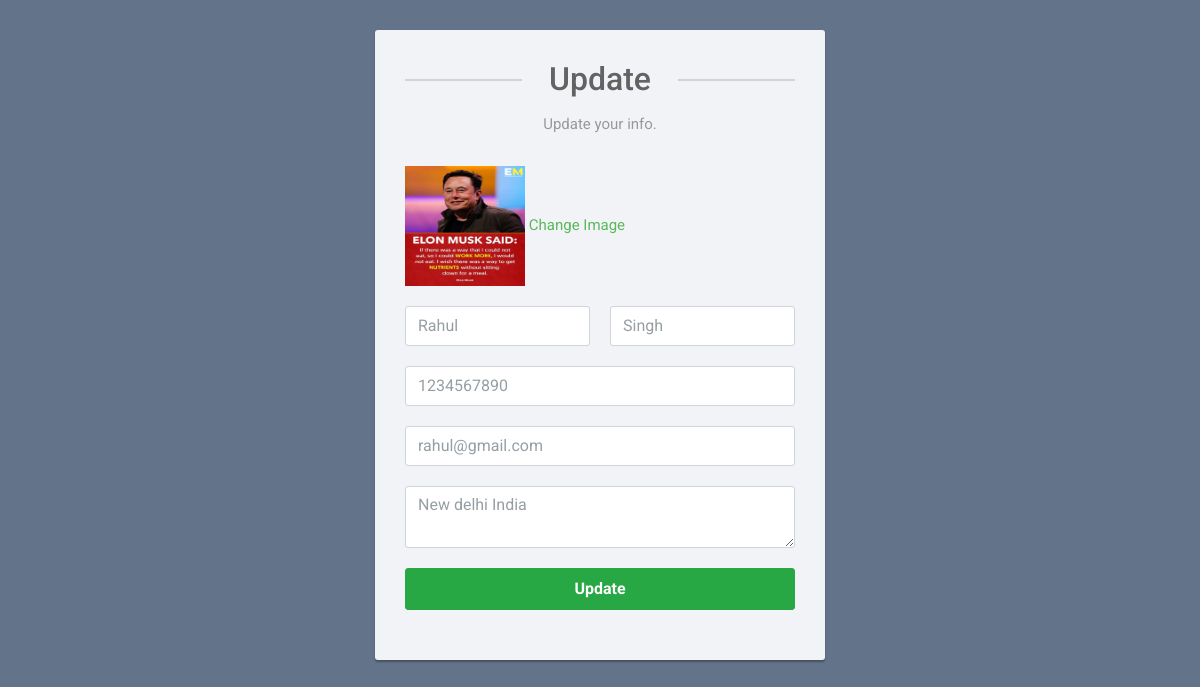
Page /edit.php?editid=10 on the committed database.
### tables this page shows
CREATE TABLE `tblusers` (
  `ID` int(10) NOT NULL,
  `FirstName` varchar(200) DEFAULT NULL,
  `LastName` varchar(200) DEFAULT NULL,
  `MobileNumber` bigint(10) DEFAULT NULL,
  `Email` varchar(200) DEFAULT NULL,
  `Address` mediumtext DEFAULT NULL,
  `ProfilePic` varchar(200) DEFAULT NULL,
  `CreationDate` timestamp NOT NULL DEFAULT current_timestamp() ON UPDATE current_timestamp()
);

### edit.php (the view, shortened to what this page needs)
<?php
include('dbconnection.php');
?>
<!DOCTYPE html>
<html lang="en">
<head>
<link rel="stylesheet" href="https://stackpath.bootstrapcdn.com/bootstrap/4.5.0/css/bootstrap.min.css">
<link rel="stylesheet" href="https://maxcdn.bootstrapcdn.com/font-awesome/4.7.0/css/font-awesome.min.css">
</head>
<body>
<div class="signup-form">
    <form  method="POST">
 <?php
$eid=$_GET['editid'];
$ret=mysqli_query($con,"select * from tblusers where ID='$eid'");
while ($row=mysqli_fetch_array($ret)) {
?>
		<h2>Update </h2>
		<p class="hint-text">Update your info.</p>
	<div class="form-group">
<img src="profilepics/<?php  echo $row['ProfilePic'];?>" width="120" height="120">
<a href="change-image.php?userid=<?php echo $row['ID'];?>">Change Image</a>
		</div>
        <div class="form-group">
			<div class="row">
				<div class="col"><input type="text" class="form-control" name="fname" value="<?php  echo $row['FirstName'];?>" required="true"></div>
				<div class="col"><input type="text" class="form-control" name="lname" value="<?php  echo $row['LastName'];?>" required="true"></div>
			</div>
        </div>
        <div class="form-group">
            <input type="text" class="form-control" name="contactno" value="<?php  echo $row['MobileNumber'];?>" required="true" maxlength="10" pattern="[0-9]+">
        </div>
        <div class="form-group">
        	<input type="email" class="form-control" name="email" value="<?php  echo $row['Email'];?>" required="true">
        </div>
		<div class="form-group">
            <textarea class="form-control" name="address" required="true"><?php  echo $row['Address'];?></textarea>
        </div>
<?php
}?>
		<div class="form-group">
            <button type="submit" class="btn btn-success btn-lg btn-block" name="submit">Update</button>
        </div>
    </form>
</div>
</body>
</html>

### edit.php (style rules this page uses)
body { color: #fff; background: #63738a; font-family: 'Roboto', sans-serif; }
.form-control { height: 40px; box-shadow: none; color: #969fa4; }
.form-control, .btn { border-radius: 3px; }
.signup-form { width: 450px; margin: 0 auto; padding: 30px 0; font-size: 15px; }
.signup-form h2 { color: #636363; margin: 0 0 15px; position: relative; text-align: center; }
.signup-form h2:before, .signup-form h2:after { content: ""; height: 2px; width: 30%; background: #d4d4d4; position: absolute; top: 50%; z-index: 2; }
.signup-form h2:before { left: 0; }
.signup-form h2:after { right: 0; }
.signup-form .hint-text { color: #999; margin-bottom: 30px; text-align: center; }
.signup-form form { color: #999; border-radius: 3px; margin-bottom: 15px; background: #f2f3f7; box-shadow: 0px 2px 2px rgba(0, 0, 0, 0.3); padding: 30px; }
.signup-form .form-group { margin-bottom: 20px; }
.signup-form .btn { font-size: 16px; font-weight: bold; min-width: 140px; outline: none !important; }
.signup-form .row div:first-child { padding-right: 10px; }
.signup-form .row div:last-child { padding-left: 10px; }
.signup-form a { color: #fff; text-decoration: underline; }
.signup-form form a { color: #5cb85c; text-decoration: none; }

### rows in the picture
tblusers: ProfilePic (picture), fname "Rahul", lname "Singh", contactno "1234567890", email "rahul@gmail.com", address "New delhi India"
